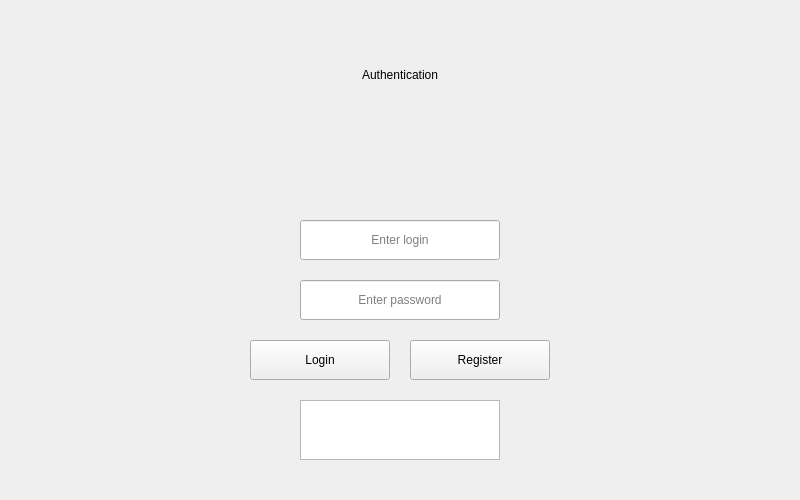
<?xml version="1.0" encoding="UTF-8"?>
<ui version="4.0">
 <class>LoginWindow</class>
 <widget class="QWidget" name="LoginWindow">
  <property name="geometry">
   <rect>
    <x>0</x>
    <y>0</y>
    <width>800</width>
    <height>500</height>
   </rect>
  </property>
  <property name="baseSize">
   <size>
    <width>0</width>
    <height>0</height>
   </size>
  </property>
  <property name="windowTitle">
   <string>Form</string>
  </property>
  <widget class="QLineEdit" name="loginEdit">
   <property name="enabled">
    <bool>true</bool>
   </property>
   <property name="geometry">
    <rect>
     <x>300</x>
     <y>220</y>
     <width>200</width>
     <height>40</height>
    </rect>
   </property>
   <property name="tabletTracking">
    <bool>false</bool>
   </property>
   <property name="text">
    <string/>
   </property>
   <property name="frame">
    <bool>true</bool>
   </property>
   <property name="echoMode">
    <enum>QLineEdit::EchoMode::Normal</enum>
   </property>
   <property name="cursorPosition">
    <number>0</number>
   </property>
   <property name="alignment">
    <set>Qt::AlignmentFlag::AlignCenter</set>
   </property>
   <property name="readOnly">
    <bool>false</bool>
   </property>
   <property name="placeholderText">
    <string>Enter login</string>
   </property>
   <property name="cursorMoveStyle">
    <enum>Qt::CursorMoveStyle::LogicalMoveStyle</enum>
   </property>
  </widget>
  <widget class="QLineEdit" name="passwordEdit">
   <property name="enabled">
    <bool>true</bool>
   </property>
   <property name="geometry">
    <rect>
     <x>300</x>
     <y>280</y>
     <width>200</width>
     <height>40</height>
    </rect>
   </property>
   <property name="tabletTracking">
    <bool>false</bool>
   </property>
   <property name="text">
    <string/>
   </property>
   <property name="frame">
    <bool>true</bool>
   </property>
   <property name="echoMode">
    <enum>QLineEdit::EchoMode::Password</enum>
   </property>
   <property name="cursorPosition">
    <number>0</number>
   </property>
   <property name="alignment">
    <set>Qt::AlignmentFlag::AlignCenter</set>
   </property>
   <property name="readOnly">
    <bool>false</bool>
   </property>
   <property name="placeholderText">
    <string>Enter password</string>
   </property>
   <property name="cursorMoveStyle">
    <enum>Qt::CursorMoveStyle::LogicalMoveStyle</enum>
   </property>
  </widget>
  <widget class="QLabel" name="authLabel">
   <property name="geometry">
    <rect>
     <x>350</x>
     <y>50</y>
     <width>100</width>
     <height>50</height>
    </rect>
   </property>
   <property name="text">
    <string>Authentication</string>
   </property>
   <property name="textFormat">
    <enum>Qt::TextFormat::AutoText</enum>
   </property>
   <property name="alignment">
    <set>Qt::AlignmentFlag::AlignCenter</set>
   </property>
  </widget>
  <widget class="QPushButton" name="loginButton">
   <property name="geometry">
    <rect>
     <x>250</x>
     <y>340</y>
     <width>140</width>
     <height>40</height>
    </rect>
   </property>
   <property name="text">
    <string>Login</string>
   </property>
  </widget>
  <widget class="QPushButton" name="registerButton">
   <property name="geometry">
    <rect>
     <x>410</x>
     <y>340</y>
     <width>140</width>
     <height>40</height>
    </rect>
   </property>
   <property name="text">
    <string>Register</string>
   </property>
  </widget>
  <widget class="QTextEdit" name="outputText">
   <property name="geometry">
    <rect>
     <x>300</x>
     <y>400</y>
     <width>200</width>
     <height>60</height>
    </rect>
   </property>
   <property name="documentTitle">
    <string/>
   </property>
   <property name="readOnly">
    <bool>true</bool>
   </property>
  </widget>
 </widget>
 <resources/>
 <connections/>
</ui>
